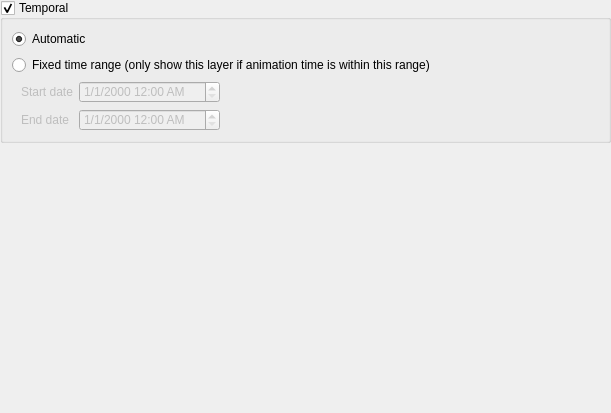
<?xml version="1.0" encoding="UTF-8"?>
<ui version="4.0">
 <class>QgsRasterLayerTemporalPropertiesWidgetBase</class>
 <widget class="QWidget" name="QgsRasterLayerTemporalPropertiesWidgetBase">
  <property name="geometry">
   <rect>
    <x>0</x>
    <y>0</y>
    <width>611</width>
    <height>413</height>
   </rect>
  </property>
  <property name="windowTitle">
   <string notr="true">Form</string>
  </property>
  <layout class="QHBoxLayout" name="horizontalLayout_5">
   <property name="spacing">
    <number>0</number>
   </property>
   <property name="leftMargin">
    <number>0</number>
   </property>
   <property name="topMargin">
    <number>0</number>
   </property>
   <property name="rightMargin">
    <number>0</number>
   </property>
   <property name="bottomMargin">
    <number>0</number>
   </property>
   <item>
    <widget class="QgsScrollArea" name="scrollArea">
     <property name="frameShape">
      <enum>QFrame::NoFrame</enum>
     </property>
     <property name="frameShadow">
      <enum>QFrame::Plain</enum>
     </property>
     <property name="lineWidth">
      <number>0</number>
     </property>
     <property name="widgetResizable">
      <bool>true</bool>
     </property>
     <widget class="QWidget" name="scrollAreaWidgetContents">
      <property name="geometry">
       <rect>
        <x>0</x>
        <y>0</y>
        <width>611</width>
        <height>413</height>
       </rect>
      </property>
      <layout class="QGridLayout" name="gridLayout" rowstretch="0,1">
       <property name="leftMargin">
        <number>0</number>
       </property>
       <property name="topMargin">
        <number>0</number>
       </property>
       <property name="rightMargin">
        <number>0</number>
       </property>
       <property name="bottomMargin">
        <number>0</number>
       </property>
       <item row="1" column="0">
        <widget class="QWidget" name="mExtraWidgetContainer" native="true"/>
       </item>
       <item row="0" column="0">
        <widget class="QGroupBox" name="mTemporalGroupBox">
         <property name="enabled">
          <bool>true</bool>
         </property>
         <property name="styleSheet">
          <string notr="true">QgsCollapsibleGroupBoxBasic::title, QgsCollapsibleGroupBox::title {  subcontrol-origin: margin;  subcontrol-position: top left;  margin-left: 20px;  margin-right: 5px;  left: 0px;  top: 1px;}QgsCollapsibleGroupBoxBasic::title, QgsCollapsibleGroupBox::title {  subcontrol-origin: margin;  subcontrol-position: top left;  margin-left: 20px;  margin-right: 5px;  left: 0px;  top: 1px;}QgsCollapsibleGroupBoxBasic::title, QgsCollapsibleGroupBox::title {  subcontrol-origin: margin;  subcontrol-position: top left;  margin-left: 20px;  margin-right: 5px;  left: 0px;  top: 1px;}QgsCollapsibleGroupBoxBasic::title, QgsCollapsibleGroupBox::title {  subcontrol-origin: margin;  subcontrol-position: top left;  margin-left: 20px;  margin-right: 5px;  left: 0px;  top: 1px;}
background: white;QgsCollapsibleGroupBoxBasic::title, QgsCollapsibleGroupBox::title {  subcontrol-origin: margin;  subcontrol-position: top left;  margin-left: 20px;  margin-right: 5px;  left: 0px;  top: 1px;}QgsCollapsibleGroupBoxBasic::title, QgsCollapsibleGroupBox::title {  subcontrol-origin: margin;  subcontrol-position: top left;  margin-left: 20px;  margin-right: 5px;  left: 0px;  top: 1px;}QgsCollapsibleGroupBoxBasic::title, QgsCollapsibleGroupBox::title {  subcontrol-origin: margin;  subcontrol-position: top left;  margin-left: 20px;  margin-right: 5px;  left: 0px;  top: 1px;}QgsCollapsibleGroupBoxBasic::title, QgsCollapsibleGroupBox::title {  subcontrol-origin: margin;  subcontrol-position: top left;  margin-left: 20px;  margin-right: 5px;  left: 0px;  top: 1px;}QgsCollapsibleGroupBoxBasic::title, QgsCollapsibleGroupBox::title {  subcontrol-origin: margin;  subcontrol-position: top left;  margin-left: 20px;  margin-right: 5px;  left: 0px;  top: 1px;}QgsCollapsibleGroupBoxBasic::title, QgsCollapsibleGroupBox::title {  subcontrol-origin: margin;  subcontrol-position: top left;  margin-left: 20px;  margin-right: 5px;  left: 0px;  top: 1px;}QgsCollapsibleGroupBoxBasic::title, QgsCollapsibleGroupBox::title {  subcontrol-origin: margin;  subcontrol-position: top left;  margin-left: 20px;  margin-right: 5px;  left: 0px;  top: 1px;}QgsCollapsibleGroupBoxBasic::title, QgsCollapsibleGroupBox::title {  subcontrol-origin: margin;  subcontrol-position: top left;  margin-left: 20px;  margin-right: 5px;  left: 0px;  top: 1px;}QgsCollapsibleGroupBoxBasic::title, QgsCollapsibleGroupBox::title {  subcontrol-origin: margin;  subcontrol-position: top left;  margin-left: 20px;  margin-right: 5px;  left: 0px;  top: 1px;}QgsCollapsibleGroupBoxBasic::title, QgsCollapsibleGroupBox::title {  subcontrol-origin: margin;  subcontrol-position: top left;  margin-left: 20px;  margin-right: 5px;  left: 0px;  top: 1px;}QgsCollapsibleGroupBoxBasic::title, QgsCollapsibleGroupBox::title {  subcontrol-origin: margin;  subcontrol-position: top left;  margin-left: 20px;  margin-right: 5px;  left: 0px;  top: 1px;}QgsCollapsibleGroupBoxBasic::title, QgsCollapsibleGroupBox::title {  subcontrol-origin: margin;  subcontrol-position: top left;  margin-left: 20px;  margin-right: 5px;  left: 0px;  top: 1px;}QgsCollapsibleGroupBoxBasic::title, QgsCollapsibleGroupBox::title {  subcontrol-origin: margin;  subcontrol-position: top left;  margin-left: 20px;  margin-right: 5px;  left: 0px;  top: 1px;}</string>
         </property>
         <property name="title">
          <string>Temporal</string>
         </property>
         <property name="checkable">
          <bool>true</bool>
         </property>
         <layout class="QGridLayout" name="gridLayout_3">
          <item row="2" column="0" colspan="2">
           <widget class="QRadioButton" name="mModeFixedRangeRadio">
            <property name="text">
             <string>Fixed time range (only show this layer if animation time is within this range)</string>
            </property>
            <property name="checked">
             <bool>false</bool>
            </property>
           </widget>
          </item>
          <item row="0" column="0" colspan="2">
           <widget class="QRadioButton" name="mModeAutomaticRadio">
            <property name="toolTip">
             <string>Delegates temporal handling to the data provider</string>
            </property>
            <property name="text">
             <string>Automatic</string>
            </property>
            <property name="checked">
             <bool>true</bool>
            </property>
           </widget>
          </item>
          <item row="3" column="0" colspan="2">
           <widget class="QFrame" name="mFixedTimeRangeFrame">
            <property name="enabled">
             <bool>false</bool>
            </property>
            <property name="frameShape">
             <enum>QFrame::NoFrame</enum>
            </property>
            <property name="frameShadow">
             <enum>QFrame::Raised</enum>
            </property>
            <property name="lineWidth">
             <number>0</number>
            </property>
            <layout class="QGridLayout" name="gridLayout_2" columnstretch="0,0,0,0">
             <property name="topMargin">
              <number>0</number>
             </property>
             <property name="bottomMargin">
              <number>0</number>
             </property>
             <item row="0" column="0">
              <widget class="QLabel" name="label_2">
               <property name="text">
                <string>Start date</string>
               </property>
              </widget>
             </item>
             <item row="1" column="1" colspan="2">
              <widget class="QgsDateTimeEdit" name="mEndTemporalDateTimeEdit">
               <property name="displayFormat">
                <string>M/d/yyyy h:mm AP</string>
               </property>
               <property name="timeSpec">
                <enum>Qt::UTC</enum>
               </property>
              </widget>
             </item>
             <item row="1" column="3">
              <spacer name="horizontalSpacer">
               <property name="orientation">
                <enum>Qt::Horizontal</enum>
               </property>
               <property name="sizeHint" stdset="0">
                <size>
                 <width>40</width>
                 <height>20</height>
                </size>
               </property>
              </spacer>
             </item>
             <item row="0" column="1" colspan="2">
              <widget class="QgsDateTimeEdit" name="mStartTemporalDateTimeEdit">
               <property name="displayFormat">
                <string>M/d/yyyy h:mm AP</string>
               </property>
               <property name="timeSpec">
                <enum>Qt::UTC</enum>
               </property>
              </widget>
             </item>
             <item row="1" column="0">
              <widget class="QLabel" name="label_4">
               <property name="text">
                <string>End date</string>
               </property>
              </widget>
             </item>
            </layout>
           </widget>
          </item>
         </layout>
        </widget>
       </item>
      </layout>
     </widget>
    </widget>
   </item>
  </layout>
 </widget>
 <customwidgets>
  <customwidget>
   <class>QgsScrollArea</class>
   <extends>QScrollArea</extends>
   <header>qgsscrollarea.h</header>
   <container>1</container>
  </customwidget>
  <customwidget>
   <class>QgsDateTimeEdit</class>
   <extends>QDateTimeEdit</extends>
   <header>qgsdatetimeedit.h</header>
  </customwidget>
 </customwidgets>
 <tabstops>
  <tabstop>scrollArea</tabstop>
  <tabstop>mTemporalGroupBox</tabstop>
  <tabstop>mModeAutomaticRadio</tabstop>
  <tabstop>mModeFixedRangeRadio</tabstop>
  <tabstop>mStartTemporalDateTimeEdit</tabstop>
  <tabstop>mEndTemporalDateTimeEdit</tabstop>
 </tabstops>
 <resources/>
 <connections/>
</ui>
